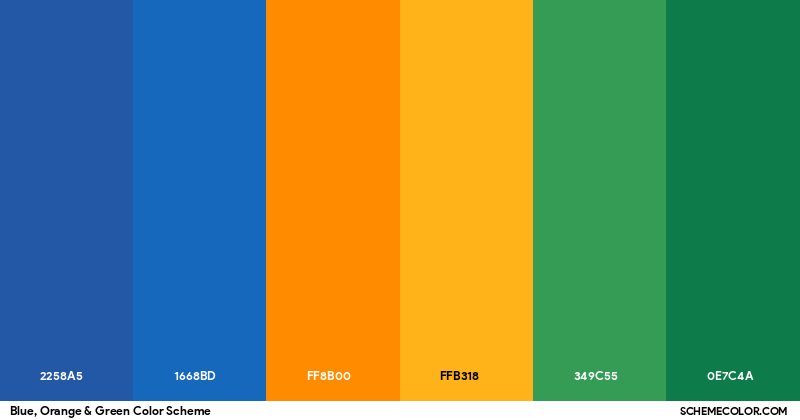
#> input picture assets/color.png, 800 x 420 px, found by its file name
$ python extract_colors.py
#> lines starting #> are read from the running program, lines starting #| are printed output that depends on the picture
from PIL import Image
from collections import Counter

def get_dominant_colors(image_path, num_colors=5):
#> called with num_colors = 5
    try:
        image = Image.open(image_path)
#> image is the input picture: PIL image 800x420 RGB; mean R, G, B 111.7, 136.7, 96.4
        image = image.convert('RGB')
        image = image.resize((150, 150))  # Resize for faster processing
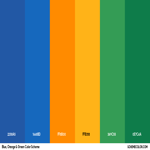
#> image: PIL image 150x150 RGB; mean R, G, B 111.6, 136.7, 96.4
        pixels = list(image.getdata())
#> pixels = 22500 items
        counts = Counter(pixels)
#> counts = 460 items
        dominant_colors = counts.most_common(num_colors)
#> dominant_colors = [((34, 88, 165), 3346), ((14, 124, 74), 3343), ((22, 104, 189), 3063), ((255, 139, 0), 3062), ((255, 179, 24), 2926)]

        print(f"Dominant colors in {image_path}:")
        for color, count in dominant_colors:
            hex_color = '#{:02x}{:02x}{:02x}'.format(*color)
            print(f"RGB: {color}, Hex: {hex_color}, Count: {count}")
#> this loop made 5 passes
#> (color, count, hex_color) on passes 1 to 5: ((34, 88, 165), 3346, '#2258a5'), ((14, 124, 74), 3343, '#0e7c4a'), ((22, 104, 189), 3063, '#1668bd'), ((255, 139, 0), 3062, '#ff8b00'), ((255, 179, 24), 2926, '#ffb318')
#| RGB: (34, 88, 165), Hex: #2258a5, Count: 3346
#| RGB: (14, 124, 74), Hex: #0e7c4a, Count: 3343
#| RGB: (22, 104, 189), Hex: #1668bd, Count: 3063
#| RGB: (255, 139, 0), Hex: #ff8b00, Count: 3062
#| RGB: (255, 179, 24), Hex: #ffb318, Count: 2926

    except Exception as e:
        print(f"Error: {e}")

if __name__ == "__main__":
    get_dominant_colors('/Users/anish/Personal/Website AG/assets/color.png')
